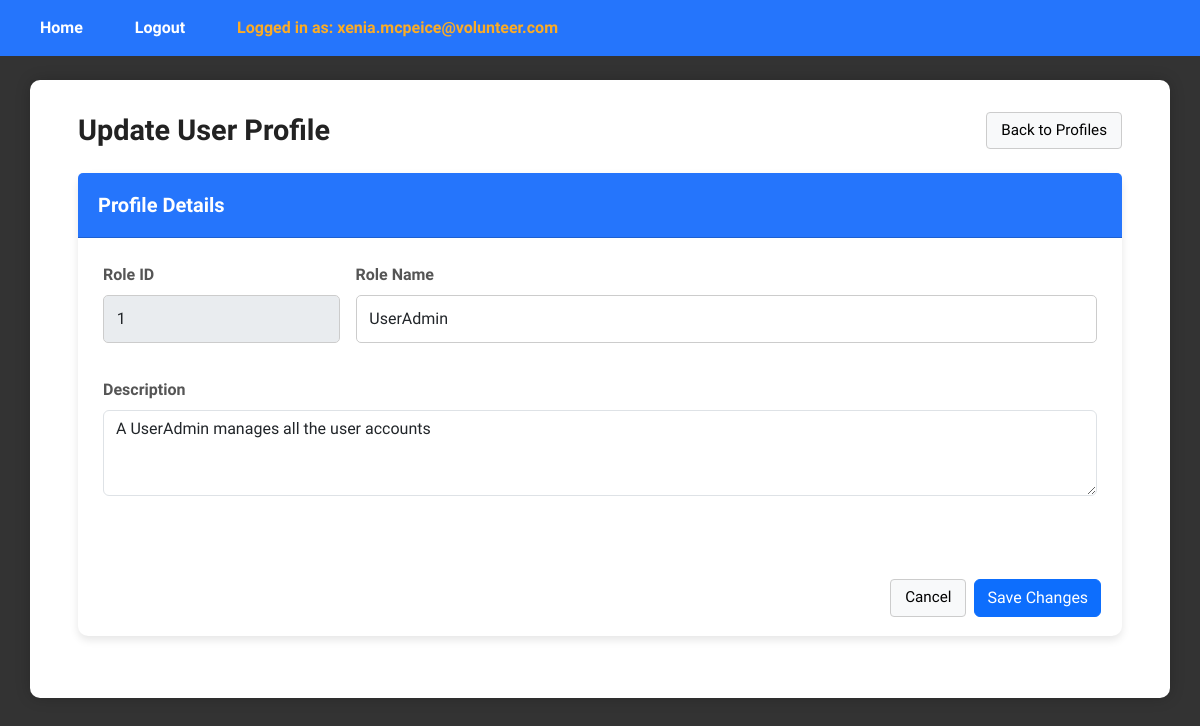
The page /UpdateProfilePage/1 (signed in) on the database as committed earlier.
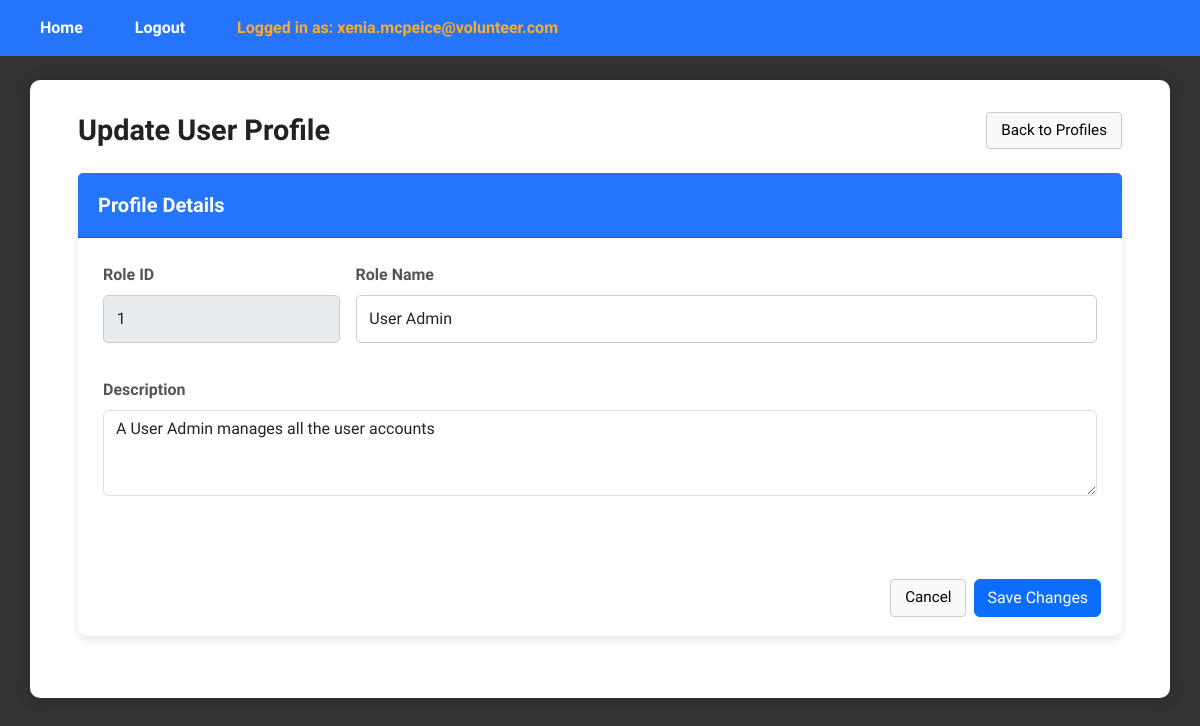
The same page on the database as committed later.
### tables this page shows
CREATE TABLE userprofile (
	role_id INTEGER PRIMARY KEY AUTOINCREMENT,
	role_name VARCHAR(50),
	description TEXT,
	status boolean
);

### app.py (the view, shortened to what this page needs)
@app.route("/UpdateProfilePage/<int:role_id>", methods=["GET", "POST"])
def updateProfilePage(role_id):
    if 'email' not in session:
        return redirect(url_for('login'))
    if session['role_id'] != 1:
        return redirect(url_for('login'))
    update_controller = UpdateProfileController()
    if request.method == "GET":
        profile = update_controller.getProfileById(role_id)
        if not profile:
            flash("Profile not found", "error")
            return redirect(url_for("viewProfilePage"))
        return render_template("useradmin/UpdateProfilePage.html", profile=profile)

### controllers/useradmin/UpdateProfileController.py (called while the page is built)
    def getProfileById(self, user_id):
        profile = UserProfile()
        return profile.getProfileById(user_id)

### database/database_management.py (called while the page is built)
def dbConnection():
    return sqlite3.connect("database/volunteer_system.db")

### entities/UserProfile.py (called while the page is built)
    def getProfileById(self, role_id):
        conn = database_management.dbConnection()
        conn.row_factory = sqlite3.Row
        cursor = conn.cursor()
        cursor.execute("SELECT * FROM userprofile WHERE role_id = ?", (role_id,))
        role = cursor.fetchone()
        conn.close()
        return role  # This returns a Row object or None if not found

### templates/useradmin/UpdateProfilePage.html (shortened to what this page needs)
{% extends "layout.html" %}
{% block content %}
<div class="dashboard-wrapper">
  <div class="dashboard-container">
    <div class="d-flex justify-content-between align-items-center mb-4">
      <h1 class="m-0">Update User Profile</h1>
      <div class="d-flex align-items-center gap-3">
        <a href="{{ url_for('viewProfilePage') }}" class="plain-btn">Back to Profiles</a>
      </div>
    </div>
    <form class="card" method="post" action="{{ url_for('updateProfilePage', role_id=profile.role_id) }}">
      <div class="card-header">
        <h5 class="m-0">Profile Details</h5>
      </div>
      <div class="card-body">
        <div class="row g-3">
          <div class="col-md-3">
            <label class="form-label" for="role_id">Role ID</label>
            <input id="role_id" name="role_id" type="text" class="form-control"
                   value="{{ profile.role_id }}" disabled>
          </div>
          <div class="col-md-9">
            <label class="form-label" for="role_name">Role Name</label>
            <input id="role_name" name="role_name" type="text" class="form-control"
                   value="{{ profile.role_name }}" placeholder="e.g., Volunteer Lead, Event Manager" required>
          </div>
          <div class="col-12">
            <label class="form-label" for="description">Description</label>
            <textarea id="description" name="description" class="form-control" rows="3" required>{{ profile.description }}</textarea>
          </div>
        </div>
      </div>
      <div class="d-flex justify-content-end gap-2" style="margin-right: 2%;">
        <a href="{{ url_for('viewProfilePage') }}" class="plain-btn">Cancel</a>
        <button name="action" value="save" type="submit" class="btn btn-primary">Save Changes</button>
      </div>
{% endblock %}

Rows that differ between the two databases and show on the page:
changed userprofile: role_name "UserAdmin" → "User Admin"; description "A UserAdmin manages all the user accounts" → "A User Admin manages all the user accounts"
